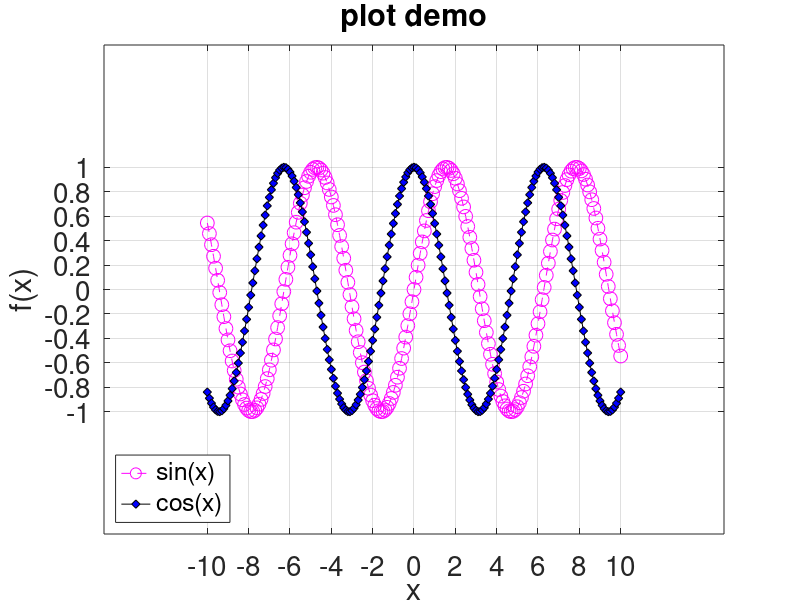
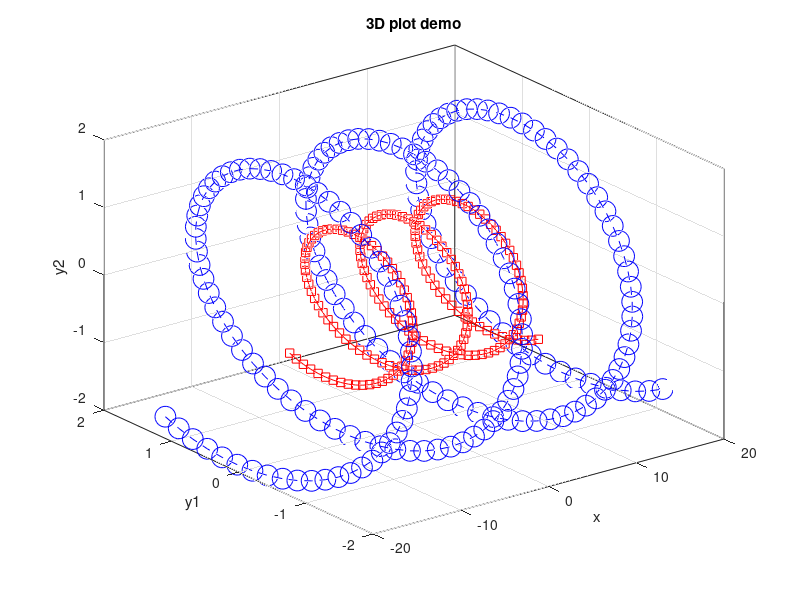

The MATLAB source for these figures, in order:
%% Demo and notes from Week 3 Tuesday lecture

%% notes from hw3





%% How to get input from a user

%% ex.

name = input('What is your name? ');    % returned input MUST be input as a string or else Matlab will try to find a corresponding variable
age = input('how old are you? ');       % a number can be input because matlab does not see things starting with numbers as variables


%% ex. force user entry to be type string

name = input('What is your name? ','s');    % the 's' forces the input to be a string and no longer requires the user to specify
age = input('How old are you? ','s');       % this stores the number as a string instead of a integer or double





%% Output information to user

% use function disp to print unformatted output to screen
% Function disp prints values to screen without assigning value to variable ans.



%% ex. disp
disp('hello');
disp('hello my name is Thomas');
matA = randi(10, 3, 3);
disp(matA);



%% Use function fprintf to print formatted outputs to screen.
% Syntax: fprintf( format_string, variable_name)
% Format_string is where you assign the format of the output.
% In a format string, use a place holder, denoted by %, to specify where the value of the variable to be printed.

% put \n at the end of the string to start a new line

% Use place holder and conversion characters to specify the format of the output:
% %d or %i integer
% %f floating point number (decimal number)
% %c single character
% %s string


%% ex. 

name = 'Peter'; age = 70;
fprintf('%s is %d years old.\n', name, age);       % '%s' is a "placeholder" for a string, '%d' is a placeholder for integer


%% ex. field width
% A field width in the place holder specifies how many character total are to be used in printing.
% '%3d' use 3 characters to print an integer
% '%6.2f' use 6 characters to print a real number including the decimal points and
% 2 decimal digits

fprintf('%s is %6.3f years old.\n', name, age);
fprintf(['%10s is %6.3f years old.\n'], name, age); % allocates 10 spaces for this first string
fprintf('%20s is %010.3f years old.\n', name, age); % puts a zero in front of the number instead of white space

fprintf('%7.2f\n', 100.257);
fprintf('%5.2f\n', 100.257);        % specifies 5 places but needs 6 to include two decimal places; 
                                    % instead will show minimum size required to fill requirements


%% ex. Control characters

% Special characters used in printing with fprintf
% \n new line
% \t tab
% \b backspace
% \\ backslash
% %% percent
%  '' single quote


name = 'Peter'; age = 40;
fprintf('%s is %5.2f years old.\n', name, age);     % \n creates a new line after string
fprintf('%s is %5.2f years old.\b\n', name, age);   % \b executes a backspace on the period before moving to the next line
fprintf('%s is %5.2f years old.\b\b\n', name, age);


fprintf('30%% of the class will get an A\t.\n');    % \t tabs the period

format long
pi
fprintf('%1.55f\n', pi) % Matlab only stores 48 digits of pi




%% Use function sprintf to print a string variable
% Function sprintf creates a new variable with a character type in the workspace.

%% ex. 

my_pi = sprintf('%50.48f\n', pi) % creates a string rather than printing to screen like fprintf




%% ex. matrix outputs

matA = randi(10,3,4);
fprintf('%5.2f ', matA);                        % creates vector of matA with the desired format
fprintf('%5.2f %5.2f %5.2f %5.2f \n', matA);    % creates matrix of matA via formatted placeholders









%% FIGURES AND PLOTTING

% functions 'plot' and 'bar'

% figure:          creates a new empty figure window 
% clf:             clear a figure window
% hold (on/off):   a toggle that freezes the current graph so that the new plots can be superimposed on the current one.
% legend:          displays strings into in a legend box 
% grid (on/off):   displays grid on a graph
% box (on/off):    wrap a box around the figure

% axis:            axis control, keywords: tight, equal
% axis([xmin xmax ymin ymax]): set limit for the axes
% xlabel:          create label for x-axis
% ylabel:          create label for y-axis
% title:           create title for figure

% GCA ---> Very important - input in to command window to look at plot
% properties
%% ex. 

x = -10:0.1:10;
y1 = sin(x);
y2 = cos(x); 

figure(1); hold on; % hold allows multiple plot functions
plot(x,y1, '--om', 'MarkerSize', 10); % must put both functions into single plot to show in same figure without hold function
plot(x, y2, '-kd', 'MarkerfaceColor', 'b');
xlabel('x');
ylabel('f(x)');
title('plot demo');
legend('sin(x)', 'cos(x)', 'Location', 'Southwest');
axis([-15 15 -2 2]);    % OR
% axis tight;           % finds max y and max x and uses that as the axis limits  OR
% axis equal;           % equalizes axes

set(gca, 'FontSize', 20);
set(gca, 'Xtick', -10:2:10, 'Ytick', -1:0.2:1); % changes xtick to be intervals of 2, ytick to intervals of 0.2

grid on;
box on;



% 3D plot

figure(2); 
plot3(x,y1,y2, '-rs', 2*x, 2*y1, 2*y2, '--bo', 'MarkerSize', 15);
xlabel('x');
ylabel('y1');
zlabel('y2');
title('3D plot demo');
box on; grid on;
%view(2) % used to see 3D graph in 2D
